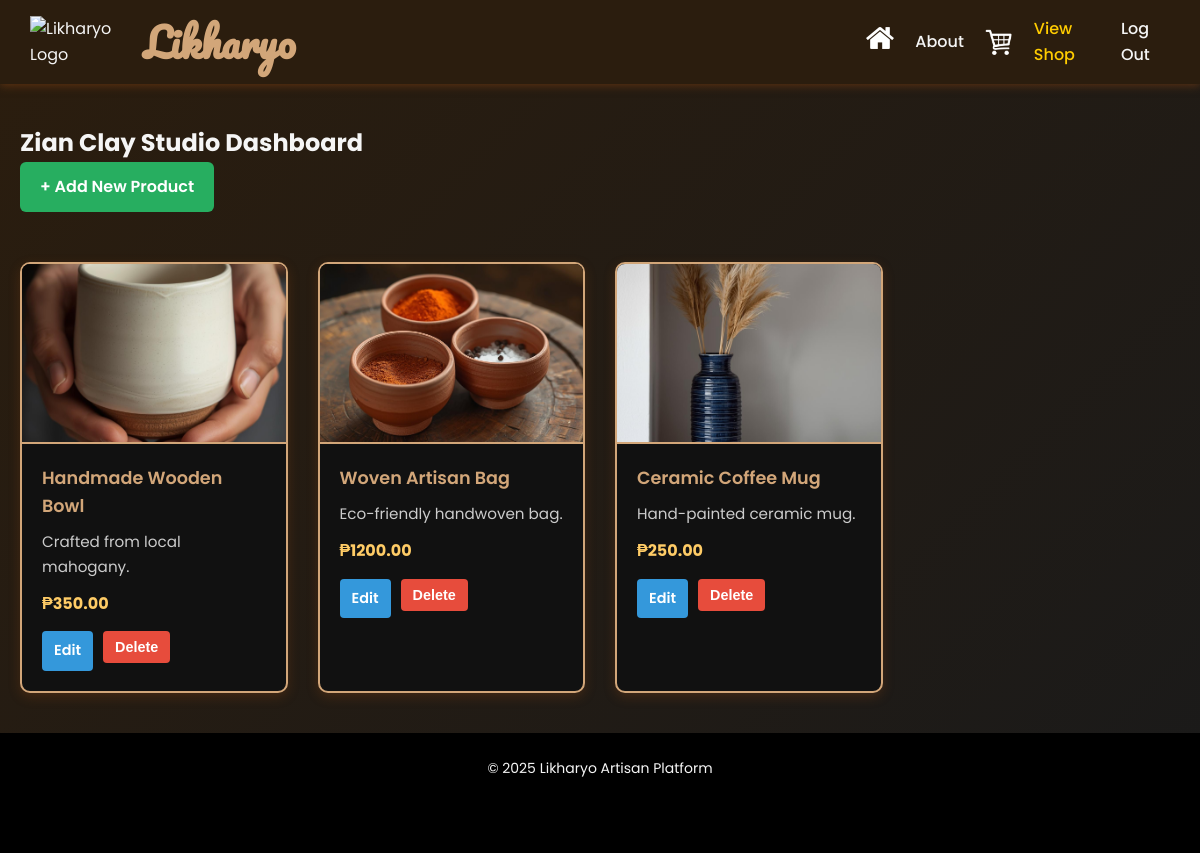
The app's page /dashboard/admin (signed in) with its own data.
### models.py (models this page shows, shortened)
class ShopAdmin(db.Model):
    __tablename__ = "shop_admin"    # ✅ Renamed table
    id = db.Column(db.Integer, primary_key=True)
    shop_name = db.Column(db.String(100), nullable=False)
    user_id = db.Column(db.Integer, db.ForeignKey("user.id"), nullable=False, unique=True)
    is_default = db.Column(db.Boolean, default=False)
    user = db.relationship("User", back_populates="shop_admin")
    products = db.relationship("Product", back_populates="admin", cascade="all, delete-orphan")
    @hybrid_property
    def email(self):
        return self.user.email

class Product(db.Model):
    __tablename__ = "product"
    id = db.Column(db.Integer, primary_key=True)
    name = db.Column(db.String(100), nullable=False)
    price = db.Column(db.Numeric(10, 2), nullable=False)
    image_url = db.Column(db.String(256), default="")
    description_text = db.Column(db.Text, nullable=False)
    admin_id = db.Column(db.Integer, db.ForeignKey("shop_admin.id"), nullable=False)
    admin = db.relationship("ShopAdmin", back_populates="products")

### routes.py (the view, shortened to what this page needs)
@views.route("/dashboard/admin")
@role_required("admin")
def admin_dashboard():
    if not current_user.shop_admin:
        flash("Admin account not found.", "danger")
        return redirect(url_for('home'))
    products = Product.query.filter_by(admin_id=current_user.shop_admin.id).all()
    shop_name = current_user.shop_admin.shop_name
    return render_template(
        "admin_dashboard.html", # You can rename this file to admin_dashboard.html if you wish
        user=current_user,
        products=products,
        has_products=(len(products) > 0),
        shop_name=shop_name
    )

### app.py (called while the page is built)
@login_manager.user_loader
def load_user(user_id):
    return User.query.get(int(user_id))

### routes.py (called while the page is built)
def role_required(role):
    def decorator(f):
        @wraps(f)
        @login_required
        def decorated_function(*args, **kwargs):
            if current_user.role != role:
                flash(f"Access denied. You must be logged in as a {role} to view this page.", "danger")
                return redirect(url_for('views.login_viewer')) # Redirect safe default
            return f(*args, **kwargs)
        return decorated_function
    return decorator

### templates/admin_dashboard.html (shortened to what this page needs)
{% extends "home.html" %}
{% block extra_css %}
<link rel="stylesheet" href="{{ url_for('static', filename='seller_dashboard.css') }}">
{% endblock %}
{% block content %}
<div class="dashboard-container">
    <h2>{{ shop_name }} Dashboard</h2>
    <div class="dashboard-header">
        <a href="{{ url_for('views.add_product') }}" class="btn btn-primary add-product-btn">
            + Add New Product
        </a>
    </div>
    <div class="products-grid">
        {% if has_products %}
            {% for product in products %}
            <div class="product-card">
                <div class="product-image">
                    <img src="{{ product.image_url }}" alt="{{ product.name }}">
                </div>
                <div class="info">
                    <h5>{{ product.name }}</h5>
                    <p>{{ product.description_text }}</p>
                    <strong>₱{{ product.price }}</strong>
                    <div class="actions">
                        <a href="{{ url_for('views.edit_product', product_id=product.id) }}" class="btn btn-edit">Edit</a>
                        <form method="POST" action="{{ url_for('views.delete_product', product_id=product.id) }}" style="display:inline;">
                            <button type="submit" class="btn btn-delete" onclick="return confirm('Are you sure you want to delete {{ product.name }}?');">
                                Delete
                            </button>
                        </form>
                    </div>
                </div>
            </div>
            {% endfor %}
        {% else %}
            <p class="no-products">No products yet. Click "Add New Product" to get started!</p>
        {% endif %}
    </div>
</div>
{% endblock %}

### templates/home.html (shortened to what this page needs)
{% extends "base.html" %}

### templates/base.html (shortened to what this page needs)
<!DOCTYPE html>
<html lang="en">
<head>
    <link rel="stylesheet" href="{{ url_for('static', filename='base.css') }}" />
    {% block extra_css %}{% endblock %}
</head>
<body>
<div class="fixed-bg"></div>
<header class="navbar">
    <div class="navbar-inner">
        <div class="img-logo">
            <img src="{{ url_for('static', filename='images/beige.png') }}" alt="Likharyo Logo" />
        </div>
        <h1 class="pamagat">Likharyo</h1>
        <nav class="nav-buttons">
            <a href="{{ url_for('home') }}"><img src="{{ url_for('static', filename='images/home.png') }}" class="img-home" alt="Home"></a>
            <a href="{{ url_for('about_page') }}" class="nav-link">About</a>
            <img src="{{ url_for('static', filename='images/white_cart.png') }}" class="img-cart" alt="Cart" />
            {% if current_user.is_authenticated %}
                {% if current_user.shop_admin %}
                    <a href="{{ url_for('views.admin_dashboard') }}" class="nav-link" style="color: #ffcc00;">View Shop</a>
                {% else %}
                    <a href="{{ url_for('views.viewer_dashboard') }}" class="nav-link">Profile</a>
                {% endif %}
                <a href="{{ url_for('log_out', user_type='admin' if current_user.shop_admin else 'viewer') }}" class="nav-link">Log Out</a>
            {% endif %}
        </nav>
    </div>
</header>
{% block content %}{% endblock %}
{% if not is_exclude %}
<footer>
    <p>&copy; 2025 Likharyo Artisan Platform</p>
</footer>
{% endif %}
</body>
</html>

### static/base.css (style rules this page uses)
* { margin: 0; padding: 0; box-sizing: border-box; }
body { font-family: 'Poppins', sans-serif; background: #1a1a1a; color: #f5f5f5; line-height: 1.6; }
.fixed-bg { position: fixed; top: 0; left: 0; width: 100%; height: 100%; background: linear-gradient(135deg, #2b1d0e, #1a1a1a); z-index: -1; }
.navbar { background: #2b1d0e; padding: 10px 30px; box-shadow: 0 2px 8px rgba(139, 69, 19, 0.5); position: sticky; top: 0; z-index: 1000; animation: fadeInDown 2s ease forwards ; }
.navbar-inner { display: flex; align-items: center; justify-content: space-between; }
.img-logo img { height: 50px; }
.pamagat { font-family: 'pacifico', cursive; font-size: 40px; color: #d2a679; margin-right: 50%; }
.nav-buttons { display: flex; align-items: center; gap: 20px; }
.nav-link { text-decoration: none; color: #f5f5f5; font-weight: 500; transition: color 0.3s ease; }
.img-cart { height: 30px; cursor: pointer; transition: transform 0.3s ease; }
.img-home { height: 30px; cursor: pointer; transition: transform 0.3s ease; }
footer { display: flex; flex-direction: column; width: 100%; padding: 3vh 2vw; min-height: 120px; height: auto; text-align: center; background-color: #000; }
footer p { color: #f5f5f5; margin-bottom: 10px; font-size: 14px; }

### static/seller_dashboard.css (style rules this page uses)
.dashboard-container { padding: 40px 20px; color: #f5f5f5; }
.products-grid { display: grid; grid-template-columns: repeat(auto-fill, minmax(250px, 1fr)); gap: 30px; margin-top: 20px; }
.product-card { background: #111; border: 2px solid #d2a679; border-radius: 10px; box-shadow: 0 4px 12px rgba(139, 69, 19, 0.3); overflow: hidden; transition: transform 0.3s ease, box-shadow 0.3s ease; }
.product-image { width: 100%; height: 180px; background-color: #222; display: flex; align-items: center; justify-content: center; overflow: hidden; }
.product-image img { width: 100%; height: 100%; object-fit: cover; border-bottom: 2px solid #d2a679; }
.product-card .info { padding: 20px; text-align: left; }
.product-card h5 { font-size: 1.1rem; margin-bottom: 10px; color: #d2a679; font-weight: 600; }
.product-card p { font-size: 0.95rem; color: #ccc; margin-bottom: 12px; }
.product-card strong { font-size: 1rem; color: #ffcc66; }
.add-product-btn { display: inline-block; margin-bottom: 30px; padding: 12px 20px; background-color: #27ae60; color: #fff; border-radius: 6px; text-decoration: none; font-weight: 600; transition: background-color 0.3s ease; }
.product-card .actions { margin-top: 15px; display: flex; gap: 10px; }
.product-card .btn, .actions .btn { padding: 8px 12px; border: none; border-radius: 4px; cursor: pointer; text-decoration: none; font-size: 0.9rem; font-weight: 600; transition: background-color 0.3s ease; }
.product-card .btn-edit { background-color: #3498db; color: white; }
.product-card .btn-delete { background-color: #e74c3c; color: white; }

### records on screen
ShopAdmin: shop_name "Zian Clay Studio"
Product: image_url (picture), name "Handmade Wooden Bowl", description_text "Crafted from local mahogany.", price "350.00"
Product: image_url (picture), name "Woven Artisan Bag", description_text "Eco-friendly handwoven bag.", price "1200.00"
Product: image_url (picture), name "Ceramic Coffee Mug", description_text "Hand-painted ceramic mug.", price "250.00"
